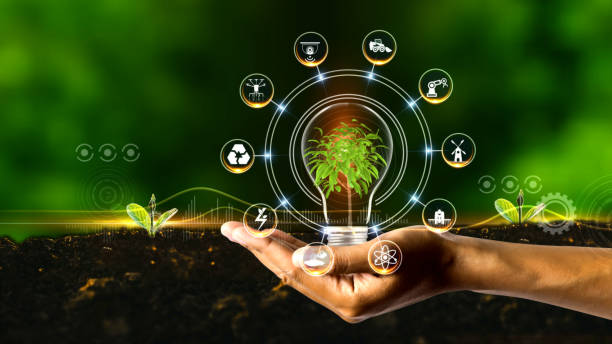
#> input picture Task-7/input_images/poster1.jpg, 612 x 344 px, found by its file name; its folder holds only this picture in this run
$ python image_resizer.py
#> lines starting #> are read from the running program, lines starting #| are printed output that depends on the picture
import os
from PIL import Image

# 🔧 Configuration
input_folder = "C:\\Users\\HP\\Documents\\Diff_Projects\\Elevate-Lab\\Task-7\\input_images"
output_folder = "C:\\Users\\HP\\Documents\\Diff_Projects\\Elevate-Lab\\Task-7\\resized_images"
new_size = (300, 300)
output_format = "JPEG"

# 📂 Create output folder if not exists
os.makedirs(output_folder, exist_ok=True)

# 🧠 Process each image in input folder
for filename in os.listdir(input_folder):
    file_path = os.path.join(input_folder, filename)

    # ✅ Check if it's an image
    if filename.lower().endswith((".png", ".jpg", ".jpeg", ".bmp", ".gif")):
        try:
            # Open image
            img = Image.open(file_path)
#> img is the input picture: PIL image 612x344 RGB; mean R, G, B 48.7, 66.3, 18.7

            # Resize image
            img_resized = img.resize(new_size)
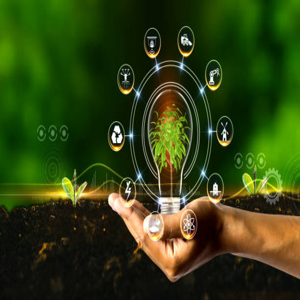
#> img_resized: PIL image 300x300 RGB; mean R, G, B 48.7, 66.2, 18.8

            # Convert to desired format
            base_name = os.path.splitext(filename)[0]
            output_path = os.path.join(output_folder, f"{base_name}.{output_format.lower()}")

            # Save resized image
            img_resized.save(output_path, output_format)
            print(f"✅ Resized and saved: {output_path}")

        except Exception as e:
            print(f"❌ Error processing {filename}: {e}")

print("\n🎉 All images resized and saved successfully!")
